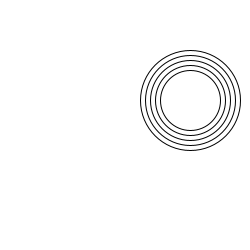
Frame 1 (no input)
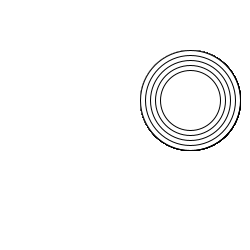
Frame 60 (the mouse pressed at the canvas centre just before this capture)
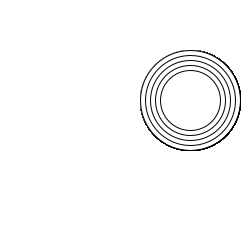
Frame 120 (the mouse held since frame 60 and released just before this capture)

The Processing sketch that drew these frames (run headless with seeded random() and noise(); from frame 60 on, the mouse is pressed at the canvas centre):

// Processing sketch: H09Opd6
// ── H09Opd6.pde


void setup(){
size(250,250);
background(255,255,255);

}

void draw(){
  
  int sizeC=100;
  
  for(int i = 0; i <5; i++){
  ellipse(190,100,sizeC,sizeC);
  sizeC-=10;
}
}
